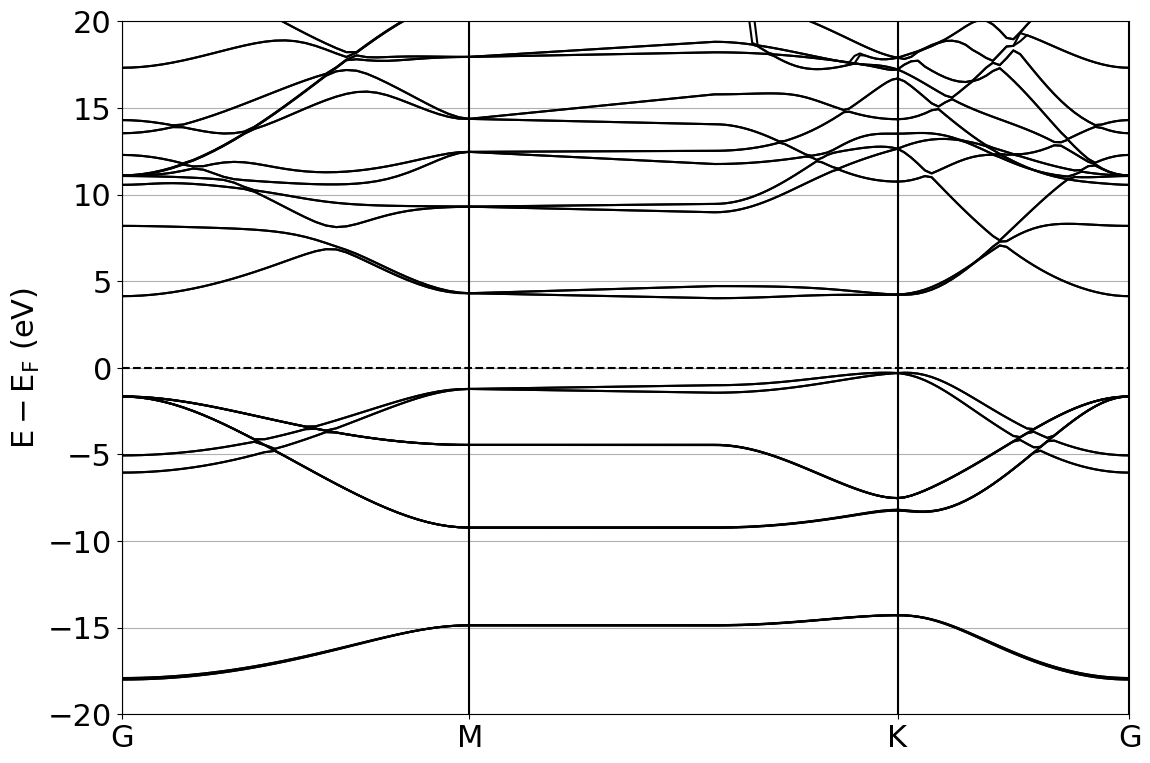

Write the Python code that produced this figure.
import pyprocar


###Standard bands###
pyprocar.bandsplot('PROCAR', outcar='OUTCAR', elimit=[-20,20], mode='plain', color='black', code='vasp', kpointsfile='KPOINTS', savefig='bands.png')

###Projection on atoms/orbitals###

###B and N###
pyprocar.bandsplot('PROCAR', outcar='OUTCAR', elimit=[-20,20], kpointsfile='KPOINTS', cmap='bone_r' ,mode='parametric', atoms=[0,1], savefig='b_pdos.png', vmin=0, vmax=1)

pyprocar.bandsplot('PROCAR', outcar='OUTCAR', elimit=[-20,20], kpointsfile='KPOINTS', cmap='bone_r' ,mode='parametric', atoms=[2,3], savefig='n_pdos.png', vmin=0, vmax=1)

pyprocar.bandsplot('PROCAR', outcar='OUTCAR', elimit=[-20,20], kpointsfile='KPOINTS', cmap='bone_r' ,mode='parametric', atoms=[0], orbitals=[0], savefig='b1_s_pdos.png', vmin=0, vmax=0.5)

pyprocar.bandsplot('PROCAR', outcar='OUTCAR', elimit=[-20,20], kpointsfile='KPOINTS', cmap='bone_r' ,mode='parametric', atoms=[0], orbitals=[1,2,3], savefig='b1_p_pdos.png', vmin=0, vmax=0.5)

pyprocar.bandsplot('PROCAR', outcar='OUTCAR', elimit=[-20,20], kpointsfile='KPOINTS', cmap='bone_r' ,mode='parametric', atoms=[2], orbitals=[0], savefig='n1_s_pdos.png', vmin=0, vmax=0.5)

pyprocar.bandsplot('PROCAR', outcar='OUTCAR', elimit=[-20,20], kpointsfile='KPOINTS', cmap='bone_r' ,mode='parametric', atoms=[2], orbitals=[1,2,3], savefig='n1_p_pdos.png', vmin=0, vmax=0.5)
